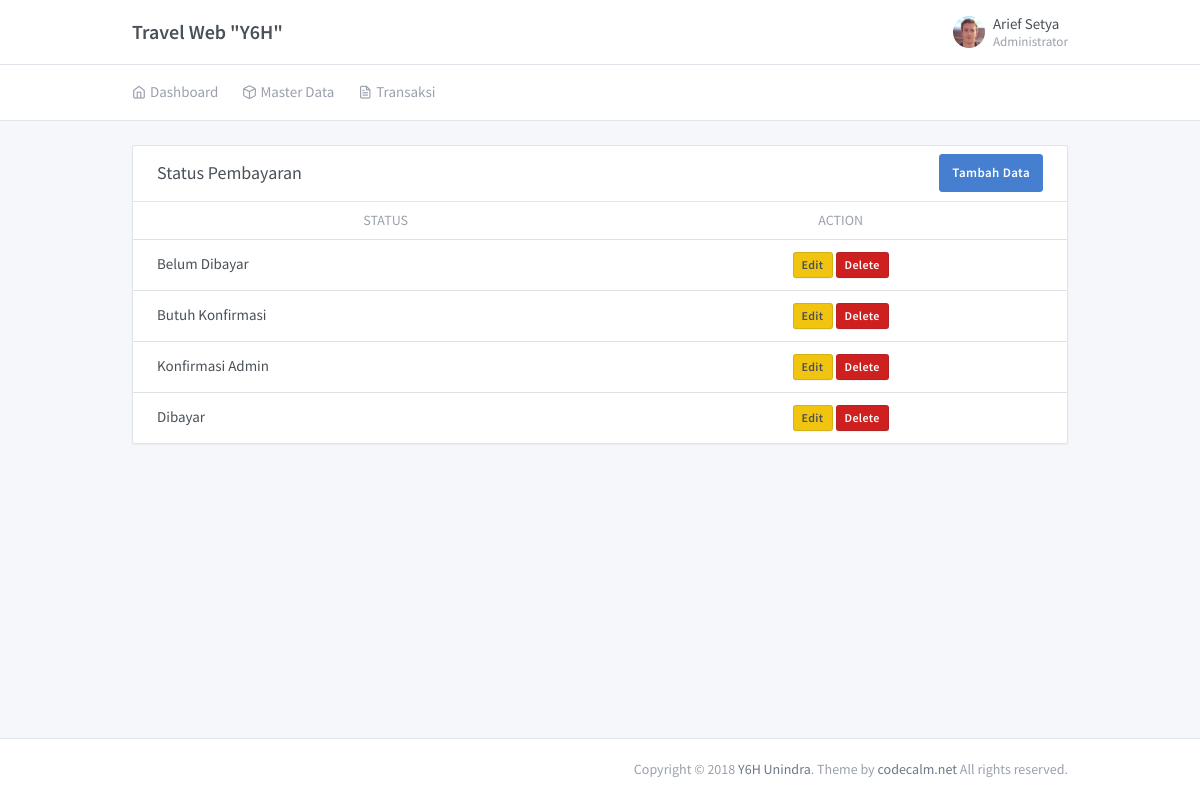
The page /admin/index.php?m=status_pembayaran (signed in) on the database its author committed.
### tables this page shows
CREATE TABLE `status_pembayaran` (
  `id` int(11) NOT NULL AUTO_INCREMENT,
  `nama` varchar(100) NOT NULL,
  PRIMARY KEY (`id`)
);

### admin/tampilan/status_pembayaran/data.php (the view, shortened to what this page needs)
<?php
$sql 	= "SELECT * FROM status_pembayaran";
$data 	= mysqli_query($koneksi,$sql);
?>
<div class="row row-cards">
  <div class="col-12">
    <div class="card">
      <div class="card-header">
        <h3 class="card-title">Status Pembayaran</h3>
        <a href="index.php?m=status_pembayaran&p=tambah" class="btn btn-primary ml-auto text-white">Tambah Data</a>
      </div>
      <div class="table-responsive">
        <table class="table card-table table-vcenter text-nowrap">
          <thead>
            <tr>
              <th class="text-center">Status</th>
              <th class="text-center">Action</th>
            </tr>
          </thead>
          <tbody>
  			<?php
  			while ($key = mysqli_fetch_array($data)) {
  			?>
            <tr>
              <td><?=$key['nama'];?></td>
              <td class="text-center">
                <a href="index.php?m=<?=$modul;?>&p=ubah&id=<?=$key['id'];?>" class="btn btn-secondary bg-warning btn-sm">Edit</a>
                <a href="proses/<?=$modul;?>/hapus.php?id=<?=$key['id'];?>" class="btn btn-secondary bg-danger text-white btn-sm" onclick="return confirm('Apakah Anda yakin ingin menghapus data <?=$key['nama'];?>')">Delete</a>
              </td>
            </tr>
        	<?php } ?>
          </tbody>
        </table>
      </div>
    </div>
  </div>
</div>

### rows shown on the page
status_pembayaran: nama "Belum Dibayar"
status_pembayaran: nama "Butuh Konfirmasi"
status_pembayaran: nama "Konfirmasi Admin"
status_pembayaran: nama "Dibayar"

### other values the page prints
$_SESSION['nama'] "Arief Setya"
